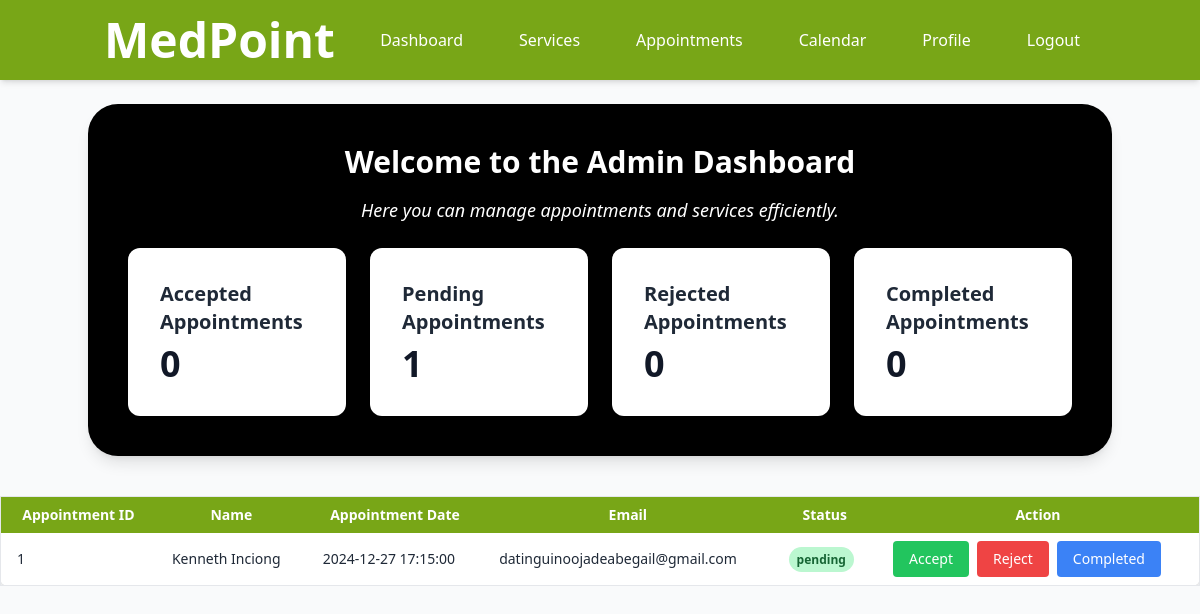
Screenshot of /admin/dashboard.php (signed in) with the database file from the repository.
### tables this page shows
CREATE TABLE `appointments` (
  `appointment_id` int(11) NOT NULL,
  `first_name` varchar(255) DEFAULT NULL,
  `last_name` varchar(255) DEFAULT NULL,
  `address` text DEFAULT NULL,
  `contact_number` varchar(15) DEFAULT NULL,
  `email` varchar(255) NOT NULL,
  `service` varchar(255) NOT NULL,
  `appointment_date` datetime DEFAULT NULL,
  `history` text DEFAULT NULL,
  `status` enum('pending','accepted','rejected','completed') NOT NULL,
  `user_id` int(11) NOT NULL
);

### admin/dashboard.php (the view, shortened to what this page needs)
<?php
include('../includes/top-bar.php');
include('../includes/db.php');
$stmt_accepted = $pdo->query("SELECT COUNT(*) FROM appointments WHERE status = 'Accepted'");
$accepted_count = $stmt_accepted->fetchColumn();
$stmt_pending = $pdo->query("SELECT COUNT(*) FROM appointments WHERE status = 'Pending'");
$pending_count = $stmt_pending->fetchColumn();
$stmt_rejected = $pdo->query("SELECT COUNT(*) FROM appointments WHERE status = 'Rejected'");
$rejected_count = $stmt_rejected->fetchColumn();
$stmt_completed = $pdo->query("SELECT COUNT(*) FROM appointments WHERE status = 'Completed'");
$completed_count = $stmt_completed->fetchColumn();
$stmt_all_appointments = $pdo->query("SELECT * FROM appointments ORDER BY appointment_id DESC");
$appointments = $stmt_all_appointments->fetchAll();
?>
<!DOCTYPE html>
<html lang="en">
<head>
    <script src="https://cdn.tailwindcss.com"></script>
</head>
<body class="bg-gray-50">
    <div class="min-h-screen">
        <div class="container mx-auto p-10 bg-black rounded-[30px] mt-[70px] shadow-lg">
            <div class="text-center mb-6 ">
                <h2 class="text-3xl font-semibold text-white mb-4">Welcome to the Admin Dashboard</h2>
                <p class="text-lg text-white italic">Here you can manage appointments and services efficiently.</p>
            </div>
            <div class="grid grid-cols-1 md:grid-cols-4 gap-6">
                <div class="status-card container-card">
                    <h3 class="text-xl font-semibold text-gray-800 mb-2">Accepted Appointments</h3>
                    <p class="text-4xl font-bold text-gray-900"><?php echo $accepted_count; ?></p>
                </div>
                <div class="status-card container-card">
                    <h3 class="text-xl font-semibold text-gray-800 mb-2">Pending Appointments</h3>
                    <p class="text-4xl font-bold text-gray-900"><?php echo $pending_count; ?></p>
                </div>
                <div class="status-card container-card">
                    <h3 class="text-xl font-semibold text-gray-800 mb-2">Rejected Appointments</h3>
                    <p class="text-4xl font-bold text-gray-900"><?php echo $rejected_count; ?></p>
                </div>
                <div class="status-card container-card">
                    <h3 class="text-xl font-semibold text-gray-800 mb-2">Completed Appointments</h3>
                    <p class="text-4xl font-bold text-gray-900"><?php echo $completed_count; ?></p>
                </div>
            </div>
        </div>
        <div class="overflow-x-auto mt-10">
            <table class="min-w-full bg-white border border-gray-200 rounded-lg shadow-md">
                <thead>
                    <tr class="bg-[#78A617]">
                        <th class="px-4 py-2 text-sm font-semibold text-white">Appointment ID</th>
                        <th class="px-4 py-2 text-sm font-semibold text-white">Name</th>
                        <th class="px-4 py-2 text-sm font-semibold text-white">Appointment Date</th>
                        <th class="px-4 py-2 text-sm font-semibold text-white">Email</th>
                        <th class="px-4 py-2 text-sm font-semibold text-white">Status</th>
                        <th class="px-4 py-2 text-sm font-semibold text-white">Action</th>
                    </tr>
                </thead>
                <tbody>
                    <?php if (count($appointments) > 0): ?>
                    <?php foreach ($appointments as $appointment): ?>
                    <tr class="hover:bg-gray-50">
                        <td class="px-4 py-2 text-sm text-gray-800">
                            <?php echo htmlspecialchars($appointment['appointment_id']); ?>
                        </td>
                        <td class="px-4 py-2 text-sm text-gray-800">
                            <?php echo htmlspecialchars($appointment['first_name'] . ' ' . $appointment['last_name']); ?>
                        </td>
                        <td class="px-4 py-2 text-sm text-gray-800">
                            <?php echo htmlspecialchars($appointment['appointment_date']); ?>
                        </td>
                        <td class="px-4 py-2 text-sm text-gray-800">
                            <?php echo htmlspecialchars($appointment['email']); ?>
                        </td>
                        <td class="px-4 py-2 text-sm text-gray-800">
                            <span class="px-2 py-1 text-xs font-semibold rounded-full <?php
                        echo $appointment['status'] == 'Pending' ? 'bg-yellow-200 text-yellow-800' :
                            ($appointment['status'] == 'Rejected' ? 'bg-red-200 text-red-800' :
                            'bg-green-200 text-green-800');
                    ?>">
                                <?php echo htmlspecialchars($appointment['status']); ?>
                            </span>
                        </td>
                        <td class="px-4 py-2 text-sm text-gray-800">
                            <div class="flex gap-2">
                                <button type="button"
                                    onclick="showModal('acceptModal', '<?php echo $appointment['appointment_id']; ?>', 'accept_appointment.php', 'Accepted')"
                                    class="px-4 py-2 bg-green-500 text-white rounded hover:bg-green-600">Accept</button>
                                <button type="button"
                                    onclick="showModal('rejectModal', '<?php echo $appointment['appointment_id']; ?>', 'reject_appointment.php', 'Rejected')"
                                    class="px-4 py-2 bg-red-500 text-white rounded hover:bg-red-600">Reject</button>
                                <button type="button"
                                    onclick="showModal('completeModal', '<?php echo $appointment['appointment_id']; ?>', 'completed_appointment.php', 'Completed')"
                                    class="px-4 py-2 bg-blue-500 text-white rounded hover:bg-blue-600">Completed</button>
                            </div>
                        </td>
                    </tr>
                    <?php endforeach; ?>
                    <?php else: ?>
                    <tr>
                        <td colspan="6" class="text-center text-sm text-gray-600 py-3">No appointments found.</td>
                    </tr>
                    <?php endif; ?>
                </tbody>
            </table>
        </div>
    </div>
</body>
</html>

### admin/dashboard.php (style rules this page uses)
.container-card { background-color: #ffffff; padding: 2rem; border-radius: 0.75rem; box-shadow: 0 4px 12px rgba(0, 0, 0, 0.1); transition: transform 0.3s ease, box-shadow 0.3s ease; }

### rows the page displays
appointments: appointment_id "1", first_name+last_name "Kenneth Inciong", appointment_date "2024-12-27 17:15:00", email "datinguinoojadeabegail@gmail.com", status "pending"

### other values shown
$accepted_count "0"
$pending_count "1"
$rejected_count "0"
$completed_count "0"
